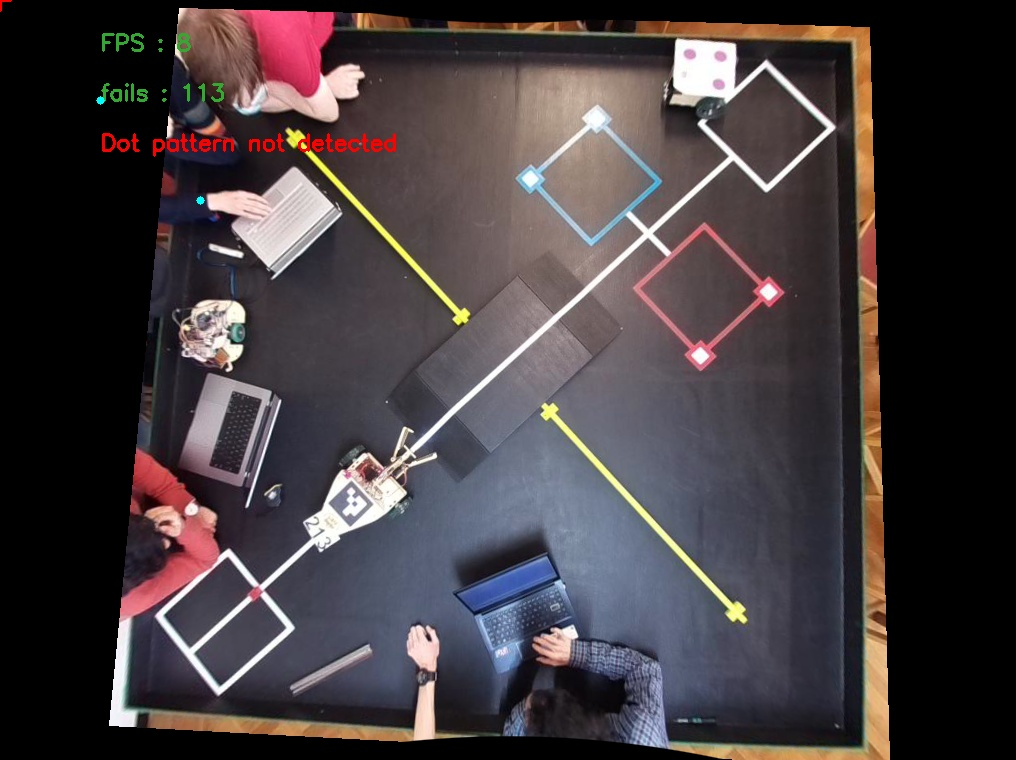
#> input picture nav-test-fails/1.jpg, 1016 x 760 px, found by its file name
$ python crop_board.py   (older library calls are emulated)
#> lines starting #> are read from the running program, lines starting #| are printed output that depends on the picture; after the words box and inside, x2 and y2 are one past the last pixel; in counts of white or black regions, pixels touching at a corner belong together
### cv/unfisheye.py
"""Remove fisheye effects from a single image, given the calibration coefficients found in calibrate.py"""

import numpy as np
import cv2

# Windows checkerboard2
DIM=(1016, 760)
K=np.array([[617.046363722009, 0.0, 508.1742575190148], [0.0, 614.3819211597321, 382.7568542470966], [0.0, 0.0, 1.0]])
D=np.array([[-0.23284420692502958], [0.7725973070172576], [-1.2587721414504571], [0.7234483916379288]])

debug = __name__ == "__main__"

def undistort(img: np.ndarray , balance=0.0, dim2=None, dim3=None) -> np.ndarray:
    """Returns the image without fisheye distortion.

    Uses calibration coefficients found using calibrate.py with checkerboards.
    Allows retrieval of some of the cropped pixels with the help of "balance".
    See link for more info:
    https://medium.com/@kennethjiang/calibrate-fisheye-lens-using-opencv-part-2-13990f1b157f

    Parameters
    ----------
    img : np.ndarray
        The image with distortion
    balance : float
        How much of the undistorted image to keep: 1 = keep all, 0 = keep only inner portion.
    dim2 : list
        Dimensions (x,y) of the cropped image (default same as img)
    dim3 : list
        Dimensions (x,y) of the output image (default same as img)

    Returns
    -------
    undistorted_img : np.ndarray
        The image without distortion
    """
    if debug:
        cv2.imshow("input", img)
        cv2.waitKey(0)
        cv2.destroyAllWindows()
    dim1 = img.shape[:2][::-1]  #dim1 is the dimension of input image to un-distort
    assert dim1[0]/dim1[1] == DIM[0]/DIM[1], "Image to undistort needs to have same aspect ratio as the ones used in calibration"
    if not dim2:
        dim2 = dim1
    if not dim3:
        dim3 = dim1

    scaled_K = K * dim1[0] / DIM[0]  # The values of K is to scale with image dimension.
    scaled_K[2][2] = 1.0  # Except that K[2][2] is always 1.0
    # This is how scaled_K, dim2 and balance are used to determine the final K used to un-distort image.
    # OpenCV document failed to make this clear!

    # Select balance
    new_K = cv2.fisheye.estimateNewCameraMatrixForUndistortRectify(scaled_K, D, dim2, np.eye(3), balance=balance)
    map1, map2 = cv2.fisheye.initUndistortRectifyMap(scaled_K, D, np.eye(3), new_K, dim3, cv2.CV_16SC2)
    undistorted_img = cv2.remap(img, map1, map2,
        interpolation=cv2.INTER_LINEAR, borderMode=cv2.BORDER_CONSTANT)
    if debug:
        cv2.imshow("undistorted", undistorted_img)
        cv2.waitKey(0)
        cv2.destroyAllWindows()
    return undistorted_img
if debug:
    # pic_name = "checkerboard2/3.jpg"
    pic_name = "new_board/1.jpg"
    img = cv2.imread(pic_name)
    undistort(img)

### cv/find_coords.py
# importing the module
import cv2
import numpy as np

_DEBUG = __name__ == "__main__"
_DRAW_MASKS = True


# function to display the coordinates of
# of the points clicked on the image
# [62 lines left out: functions click_event, click_event_normalised, not called in this run]

def barrier_centres(image: np.ndarray):
    """Find the centrepoints of the yellow barriers in the image

    Parameters
    ----------
    image : np.ndarray
        The image to search (works best if undistorted)

    Returns
    -------
    np.ndarray
        The two centrepoints of the barriers
    """
    # Only pickup the yellow parts
    # Filter out small areas
    # Filter out areas with small length
    # Pick the two contours which are closest to the middle
    # hMin = 17; sMin = 81; vMin = 97; hMax = 49; sMax = 255; vMax = 255
    hMin = 20; sMin = 20; vMin = 20; hMax = 50; sMax = 255; vMax = 255
    lower = np.array([hMin, sMin, vMin])
    upper = np.array([hMax, sMax, vMax])

    hsv = cv2.cvtColor(image, cv2.COLOR_BGR2HSV)
    mask = cv2.inRange(hsv, lower, upper)

    # Find contours of correct area
    cnts, _ = cv2.findContours(mask, cv2.RETR_TREE, cv2.CHAIN_APPROX_SIMPLE)
    middle = np.array((image.shape[1], image.shape[0])) / 2
    if _DEBUG:
        image_cnt = image.copy()
        cv2.drawContours(image_cnt, cnts, -1, (255,255,0), 2)
        cv2.circle(image_cnt, np.int0(middle), 10, (0,255,0), 3)
        cv2.imshow("image_cnt", image_cnt)
        cv2.waitKey(0)

        image_cnt_thresh = image.copy()
    centres = []
    areas = []
    for c in cnts:
        M = cv2.moments(c)
        area = M['m00']
        _,radius = cv2.minEnclosingCircle(c)
        _DEBUG and print(area, radius)
        if area > 800 and radius > 80:
            centre = (M['m10']/M['m00'], M['m01']/M['m00'])
            centre = np.array(centre) - middle
            centres.append(centre)
            areas.append(area)
            if _DEBUG:
                cv2.drawContours(image_cnt_thresh, [c], -1, (255,255,0), 2)
    if _DEBUG:
        cv2.imshow("image_cnt_thresh", image_cnt_thresh)
        cv2.waitKey(0)
        cv2.destroyWindow("image_cnt_thresh")
        cv2.destroyWindow("image_cnt")

    # Grab the two closest contours to the middle
    mags = np.linalg.norm(centres, axis=1)
    args = mags.argsort()
    centres = np.take(centres, args[:2], axis=0)

    return centres + middle

# [147 lines left out: function dropoff_boxes, not called in this run]

def get_shift_invmat_mat(image: np.ndarray):
    """Get the shift vector, inverse matrix, and forward matrix for
    transformation between camera coords and normalised board coords.

    Parameters
    ----------
    image : np.ndarray
        The image to process (without distortion)

    Returns
    -------
    shift, invmat, mat : np.ndarray
        Shift, inverse matrix, and forward matrix for transformation.
    """
    centres = barrier_centres(image)
    shift = (centres[0] + centres[1]) / 2
    # c = bottom right barrier centroid - shift
    c = centres[0] - shift
    c = c if c[0] > 0 else centres[1] - shift
    # Map to normalised coordinates
    mat = np.array(((c[0], c[1]), (-c[1], c[0]))) / (c[0]**2 + c[1]**2)
    # Map from normalised coordinates
    invmat = np.array(((c[0], -c[1]), (c[1], c[0])))
    if __name__ == "__main__":
        print(centres)
        cv2.circle(image, np.int0(centres[0]), 5, (255,0,0), -1)
        cv2.circle(image, np.int0(centres[1]), 5, (255,0,0), -1)
    return shift, invmat, mat

# [18 lines left out: function transform_board, not called in this run]

def untransform_board(shift: np.ndarray, invmat: np.ndarray, transformed :np.ndarray):
    """Return the camera coordinates from normalised board coordinates

    Parameters
    ----------
    shift : np.ndarray
        The shift vector found with get_shift_invmat_mat()
    invmat : np.ndarray
        The inverse matrix found with get_shift_invmat_mat()
    transformed : np.ndarray
        Normalised board coordinates to untransform

    Returns
    -------
    np.ndarray
        Camera coords corresponding to the transformed coords
    """
    return np.matmul(invmat, transformed) + shift

# [70 lines left out: functions _pick_points, _pick_points_normalised, _test_dropoff_boxes, not called in this run]

# [4 lines that do not run on import are left out]

### cv/crop_board.py
import numpy as np
import cv2
from find_coords import untransform_board

_DEBUG = __name__ == "__main__"

BOARD_CORNERS_T = np.array((
    (-0.04257, -2.49275),
    (-2.46891, -0.01291),
    (-0.06849, 2.69533),
    (2.75669, -0.03823)
))

PICKUP_CORNERS_T = np.array((
    (0.22048, 1.67371),
    (-0.31464, 1.64469),
    (-0.32059, 2.16882),
    (0.20810, 2.20481)
))

PICKUP_CENTRE_T = np.mean(PICKUP_CORNERS_T, axis=0)

def get_board_corners(shift, invmat):
    return np.array((
        untransform_board(shift, invmat, BOARD_CORNERS_T[0]),
        untransform_board(shift, invmat, BOARD_CORNERS_T[1]),
        untransform_board(shift, invmat, BOARD_CORNERS_T[2]),
        untransform_board(shift, invmat, BOARD_CORNERS_T[3])
    ))

def get_pickup_corners(shift, invmat):
    return np.array((
        untransform_board(shift, invmat, PICKUP_CORNERS_T[0]),
        untransform_board(shift, invmat, PICKUP_CORNERS_T[1]),
        untransform_board(shift, invmat, PICKUP_CORNERS_T[2]),
        untransform_board(shift, invmat, PICKUP_CORNERS_T[3])
    ))


def crop_board(image: np.ndarray, shift: np.ndarray, invmat: np.ndarray,
               corners: np.ndarray = None):
    """Remove everything in the image except for the area inside the corners

    Parameters
    ----------
    image : np.ndarray
        An undistorted image
    shift : np.ndarray
        The shift vector found with get_shift_invmat_mat()
    invmat : np.ndarray
        The inverse matrix found with get_shift_invmat_mat()
    corners : np.ndarray or None
        Corners to crop into, default board outer corners

    Returns
    -------
    np.ndarray
        The cropped image
    """
    if corners is None:
        corners = get_board_corners(shift, invmat)
    mask = np.zeros(image.shape[0:2], dtype=np.uint8)
    cv2.fillConvexPoly(mask, np.int0(corners), 255)
    cropped = cv2.bitwise_and(image, image, mask=mask)
    if __name__ == "__main__":
        cv2.imshow("mask", mask)
        cv2.waitKey(0)
        cv2.imshow("cropped", cropped)
        cv2.waitKey(0)
        cv2.destroyAllWindows()
    return cropped

def remove_shadow(image: np.ndarray, k: int = 201):
    """Remove the spotlights / shadows from an image of the board.
    Works best if the image is already cropped into the board.
    Known issue: if k is less than < 150, the purple tracking dots will have
    a large green smear added to them (they are detected as spotlights)

    Parameters
    ----------
    image : np.ndarray
        Image to remove spotlights / shadows from
    k : int
        The characteristic size of the spotlights / shadows

    Returns
    -------
    np.ndarray
        Image without spotlights / shadows
    """
    inverted = cv2.bitwise_not(image)
    rgb_planes = cv2.split(inverted)

    result_planes = []
    result_norm_planes = []
    for plane in rgb_planes:
        dilated_img = cv2.dilate(plane, np.ones((7,7), np.uint8))
        bg_img = cv2.medianBlur(dilated_img, k)
        diff_img = 255 - cv2.absdiff(plane, bg_img)
        norm_img = cv2.normalize(diff_img,None, alpha=0, beta=255, norm_type=cv2.NORM_MINMAX, dtype=cv2.CV_8UC1)
        result_planes.append(diff_img)
        result_norm_planes.append(norm_img)

    result = cv2.merge(result_planes)
    result_norm = cv2.merge(result_norm_planes)
    if _DEBUG:
        cv2.imshow("result_norm", cv2.bitwise_not(result_norm))
        cv2.waitKey(0)

    return cv2.bitwise_not(result_norm)

# [43 lines left out: functions kmeans, _test_kmeans, not called in this run]

def _test_crop():
    """Test cropping into the board and into the pickup area"""
    from find_coords import get_shift_invmat_mat
    from unfisheye import undistort
    image = cv2.imread("nav-test-fails/1.jpg")
#> image is the input picture: shape (760, 1016, 3); mean B, G, R 62.5, 59.8, 67.7
    image = undistort(image)
    image = remove_shadow(image)
#> the loop in remove_shadow, `for plane in rgb_planes:` made 3 passes
#> after the loop in remove_shadow, `for plane in rgb_planes:`:
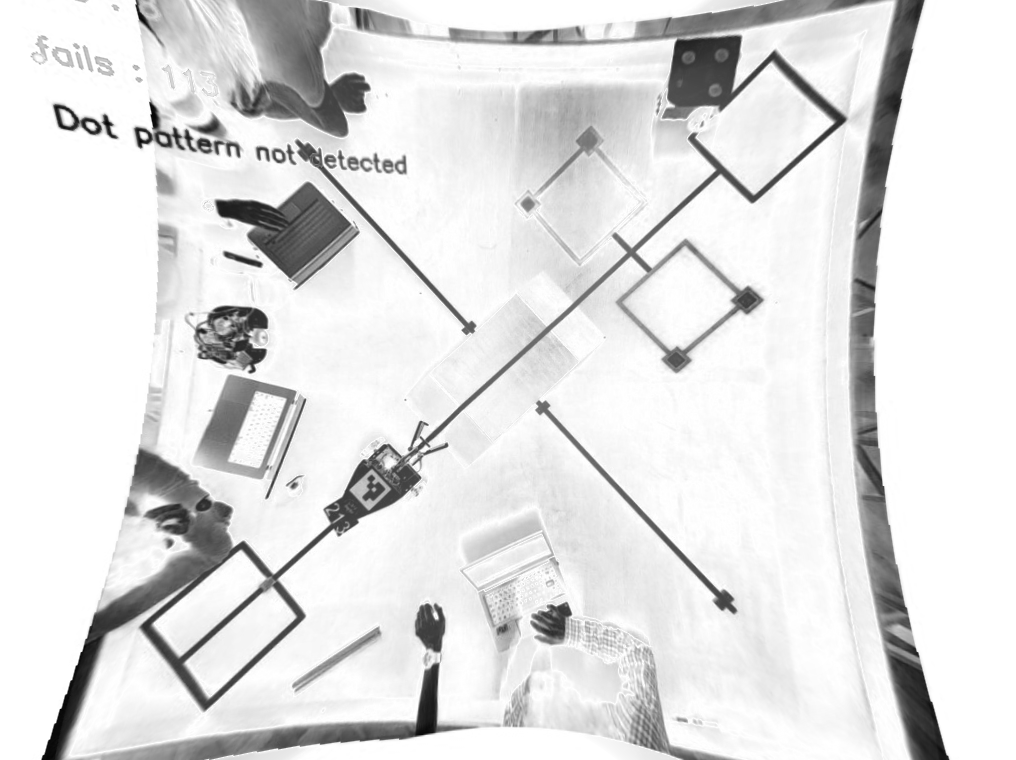
#> diff_img: shape (760, 1016); min 2, max 255, mean 224.7
#> after the loop in remove_shadow, `for plane in rgb_planes:`:
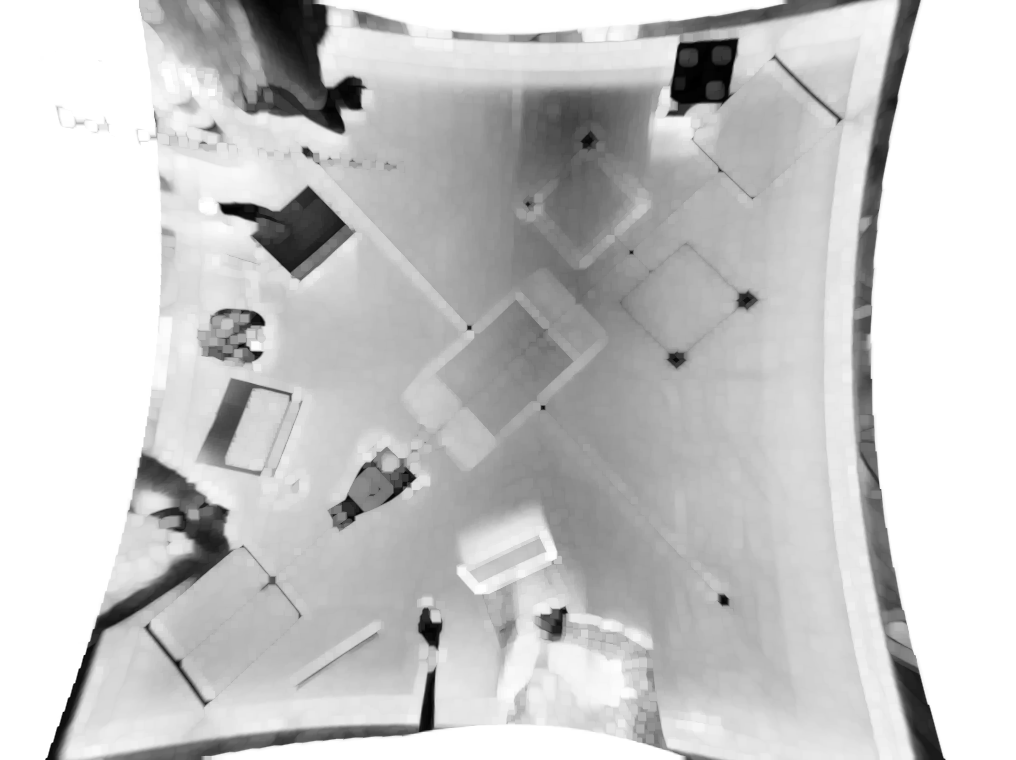
#> dilated_img: shape (760, 1016); min 0, max 255, mean 199.8
#> after the loop in remove_shadow, `for plane in rgb_planes:`: result_norm_planes = 3 items
    shift, invmat, _ = get_shift_invmat_mat(image)
#> in barrier_centres, `hsv = cv2.cvtColor(image, cv2.COLOR_BGR2HSV)`: hsv: shape (760, 1016, 3); mean H, S, V 58.7, 96.6, 33.9
#> in barrier_centres, `mask = cv2.inRange(hsv, lower, upper)`:
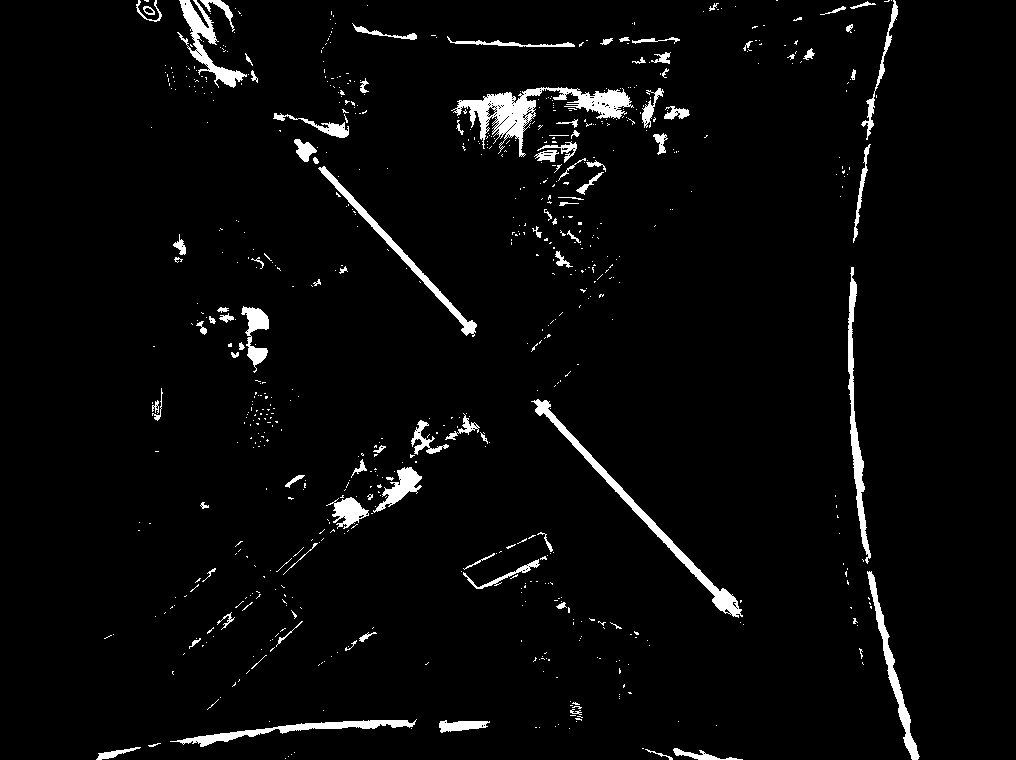
#> mask: shape (760, 1016); 3.5% white; 721 white regions (624 under 20 px)
#> in barrier_centres, `cnts, _ = cv2.findContours(mask, cv2.RETR_TREE, cv2.CHAIN_APPROX_SIMPLE)`: cnts = 980 contours, 907 with area under 20; largest, box (x1, y1, x2, y2) and area: (451, 87, 634, 157) 3366, (531, 399, 743, 618) 2174, (848, 267, 871, 564) 1381, (177, 0, 247, 88) 1340, (318, 166, 477, 337) 1327
#> the loop in barrier_centres, `for c in cnts:` made 980 passes
#> (area, radius, centre) on passes 25, 165, 338, 417, 518, 670: (1273.5, 123.5, [-212.5, 349.5]), (1203, 97.27, [385, 293.1]), (2173.5, 150.6, [138.5, 138.6]), (1381, 148.2, [347.6, 43.67]), (1327, 114.3, [-107.7, -127]), (3366.5, 91.01, [26.54, -270.9])
#> (area, radius) on passes 5, 6, 9, 21: (24, 14.4), (203, 34.86), (154, 22.8), (360.5, 25.18)
#> after the loop in barrier_centres, `for c in cnts:`: areas = [1273.5, 1203, 2173.5, 1381, 1327, 3366.5]; centres = [[-212.5, 349.5], [385, 293.1], [138.5, 138.6], [347.6, 43.67], [-107.7, -127], [26.54, -270.9]]
#> in barrier_centres, `mags = np.linalg.norm(centres, axis=1)`: mags = [409.1, 483.9, 195.9, 350.4, 166.5, 272.2]
#> in barrier_centres, `args = mags.argsort()`: args = [4, 2, 5, 3, 0, 1]
#> in barrier_centres, `centres = np.take(centres, args[:2], axis=0)`: centres = [[-107.7, -127], [138.5, 138.6]]
#> in get_shift_invmat_mat, `centres = barrier_centres(image)`: centres = [[400.3, 253], [646.5, 518.6]]
#> in get_shift_invmat_mat, `shift = (centres[0] + centres[1]) / 2`: shift = [523.4, 385.8]
#> in get_shift_invmat_mat, `c = centres[0] - shift`: c = [-123.1, -132.8]
#> in get_shift_invmat_mat, `c = c if c[0] > 0 else centres[1] - shift`: c = [123.1, 132.8]
#> in get_shift_invmat_mat, `mat = np.array(((c[0], c[1]), (-c[1], c[0]))) / (c[0]**2 + c[1]**2)`: mat = [[0.00375, 0.00405], [-0.00405, 0.00375]]
#> in get_shift_invmat_mat, `invmat = np.array(((c[0], -c[1]), (c[1], c[0])))`: invmat = [[123.1, -132.8], [132.8, 123.1]]
#> shift = [523.4, 385.8]; invmat = [[123.1, -132.8], [132.8, 123.1]]
    crop_board(image, shift, invmat)
#> in crop_board, `corners = get_board_corners(shift, invmat)`: corners = [[849.2, 73.31], [221.2, 56.28], [157, 708.4], [867.8, 747.2]]
#> in crop_board, `cv2.fillConvexPoly(mask, np.int0(corners), 255)`:
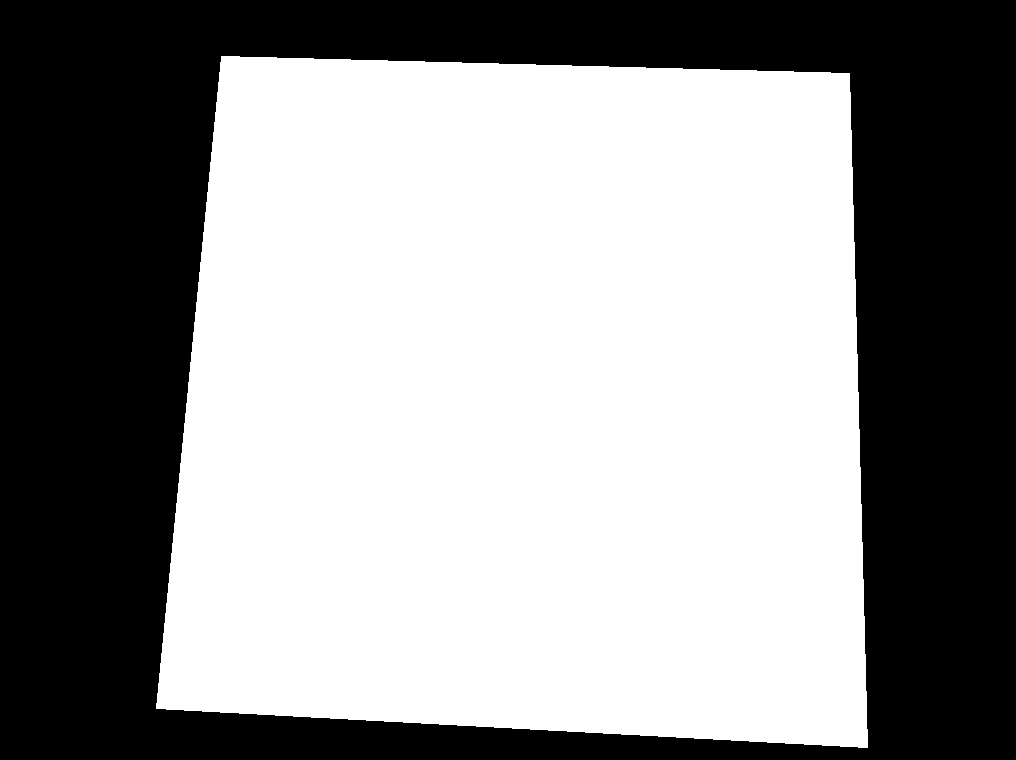
#> mask: shape (760, 1016); 57.7% white; 1 black region, box (x1, y1, x2, y2) and area: (0, 0, 1016, 760) 326289
    cv2.destroyAllWindows()
    crop_board(image, shift, invmat, get_pickup_corners(shift, invmat))
#> in crop_board (call 2), `mask = np.zeros(image.shape[0:2], dtype=np.uint8)`: mask: shape (760, 1016); every value is 0
#> in crop_board (call 2), `cv2.fillConvexPoly(mask, np.int0(corners), 255)`:
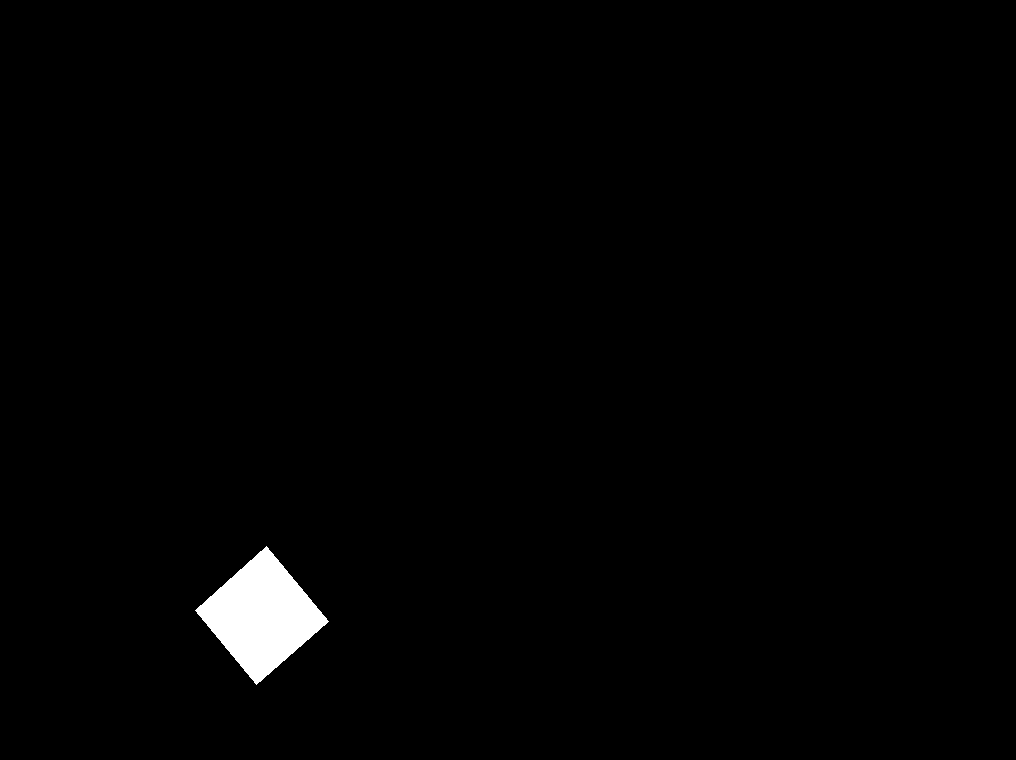
#> mask: shape (760, 1016); 1.2% white; 1 white region, box (x1, y1, x2, y2) and area: (195, 546, 329, 685) 9384


if __name__ == "__main__":
    # _test_kmeans()
    _test_crop()
